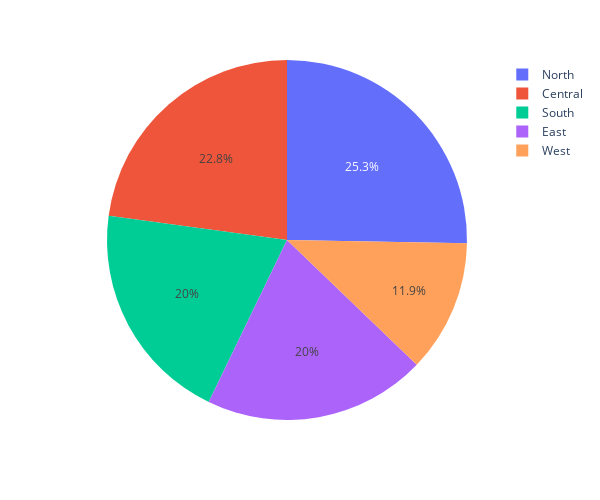

The code cell stored with this chart in its notebook:
### Code cell
#Plot a pie chart showing the proportion of sales by Region.
px.pie(df, names="Region", values="Sales_Amount",width=600,height=500)

### Figure 1 — Plotly figure (JSON) as saved in the notebook; plotly's stock layout.template omitted (floating-point values rounded to 4 significant figures)
{"data": [{"domain": {"x": [0, 1], "y": [0, 1]}, "hovertemplate": "Region=%{label}<br>Sales_Amount=%{value}<extra></extra>", "labels": ["West", "Central", "East", "South", "West", "Central", "Central", "South", "South", "North", "South", "South", "South", "South", "East", "Central", "East", "South", "North", "Central", "West", "North", "South", "North", "East", "North", "North", "North", "North", "Central", "Central", "West", "West", "North", "West", "North", "East", "Central", "South", "North", "West", "South", "West", "East", "East", "East", "East", "Central", "East", "Central", "Central", "East", "Central", "West", "Central", "Central", "Central", "Central", "West", "North"], "legendgroup": "", "name": "", "showlegend": true, "type": "pie", "values": [1605, 286, 1469, 1932, 1242, 827, 1887, 1300, 1060, 1288, 1695, 319, 1137, 1351, 1085, 1054, 436, 1486, 1022, 1234, 591, 968, 1022, 1669, 1539, 1931, 1819, 1572, 1082, 1500, 913, 1429, 296, 1861, 435, 1370, 1456, 1814, 1577, 1796, 202, 1166, 1376, 1465, 1938, 1468, 944, 325, 1317, 1265, 440, 918, 558, 385, 1897, 923, 282, 844, 802, 1383]}], "layout": {"height": 500, "legend": {"tracegroupgap": 0}, "margin": {"t": 60}, "width": 600}}
